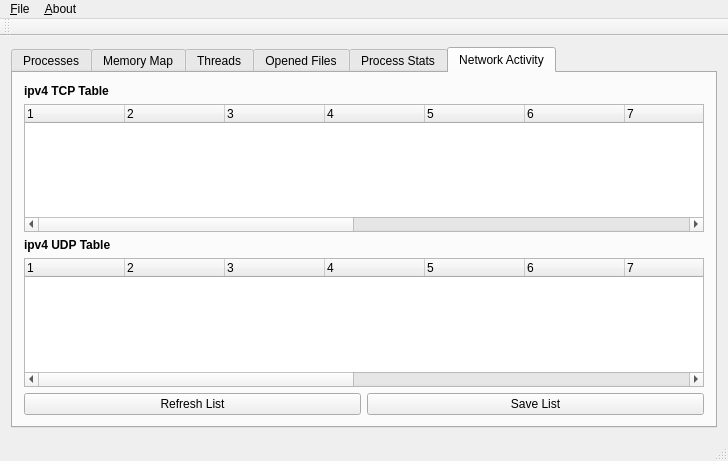
<?xml version="1.0" encoding="UTF-8"?>
<ui version="4.0">
 <class>MainWindow</class>
 <widget class="QMainWindow" name="MainWindow">
  <property name="geometry">
   <rect>
    <x>0</x>
    <y>0</y>
    <width>728</width>
    <height>461</height>
   </rect>
  </property>
  <property name="windowTitle">
   <string>Forseti v. 1.0</string>
  </property>
  <widget class="QWidget" name="centralWidget">
   <layout class="QGridLayout" name="gridLayout_2">
    <item row="0" column="0">
     <widget class="QTabWidget" name="tabWidget">
      <property name="currentIndex">
       <number>5</number>
      </property>
      <widget class="QWidget" name="tab">
       <attribute name="title">
        <string>Processes</string>
       </attribute>
       <layout class="QGridLayout" name="gridLayout">
        <item row="0" column="0" colspan="5">
         <widget class="QTreeWidget" name="treeWidget">
          <property name="columnCount">
           <number>2</number>
          </property>
          <column>
           <property name="text">
            <string notr="true">1</string>
           </property>
          </column>
          <column>
           <property name="text">
            <string notr="true">2</string>
           </property>
          </column>
         </widget>
        </item>
        <item row="1" column="0">
         <widget class="QPushButton" name="dumpButton">
          <property name="text">
           <string>Dump Process</string>
          </property>
         </widget>
        </item>
        <item row="1" column="1">
         <widget class="QPushButton" name="dumpAllButton">
          <property name="text">
           <string>Dump All Processes</string>
          </property>
         </widget>
        </item>
        <item row="1" column="2">
         <widget class="QPushButton" name="saveProcButton">
          <property name="text">
           <string>Save Proc List</string>
          </property>
         </widget>
        </item>
        <item row="1" column="3">
         <widget class="QPushButton" name="scanCryptoButton">
          <property name="text">
           <string>Scan for Crypto</string>
          </property>
         </widget>
        </item>
        <item row="1" column="4">
         <widget class="QPushButton" name="refreshButton">
          <property name="text">
           <string>Refresh</string>
          </property>
         </widget>
        </item>
       </layout>
      </widget>
      <widget class="QWidget" name="tab_2">
       <attribute name="title">
        <string>Memory Map</string>
       </attribute>
       <layout class="QGridLayout" name="gridLayout_3">
        <item row="0" column="0" colspan="2">
         <widget class="QTreeWidget" name="treeWidget_2">
          <property name="columnCount">
           <number>6</number>
          </property>
          <column>
           <property name="text">
            <string notr="true">1</string>
           </property>
          </column>
          <column>
           <property name="text">
            <string notr="true">2</string>
           </property>
          </column>
          <column>
           <property name="text">
            <string notr="true">3</string>
           </property>
          </column>
          <column>
           <property name="text">
            <string notr="true">4</string>
           </property>
          </column>
          <column>
           <property name="text">
            <string notr="true">5</string>
           </property>
          </column>
          <column>
           <property name="text">
            <string notr="true">6</string>
           </property>
          </column>
         </widget>
        </item>
        <item row="1" column="0">
         <widget class="QPushButton" name="dumpRegionButton">
          <property name="text">
           <string>Dump Region</string>
          </property>
         </widget>
        </item>
        <item row="1" column="1">
         <widget class="QPushButton" name="savemapButton">
          <property name="text">
           <string>Save Map</string>
          </property>
         </widget>
        </item>
       </layout>
      </widget>
      <widget class="QWidget" name="tab_4">
       <attribute name="title">
        <string>Threads</string>
       </attribute>
       <layout class="QGridLayout" name="gridLayout_6">
        <item row="0" column="0">
         <widget class="QTreeWidget" name="treeWidget_5">
          <column>
           <property name="text">
            <string notr="true">1</string>
           </property>
          </column>
         </widget>
        </item>
       </layout>
      </widget>
      <widget class="QWidget" name="tab_3">
       <attribute name="title">
        <string>Opened Files</string>
       </attribute>
       <layout class="QGridLayout" name="gridLayout_4">
        <item row="0" column="0" colspan="2">
         <widget class="QTreeWidget" name="treeWidget_3">
          <property name="columnCount">
           <number>2</number>
          </property>
          <column>
           <property name="text">
            <string notr="true">1</string>
           </property>
          </column>
          <column>
           <property name="text">
            <string notr="true">2</string>
           </property>
          </column>
         </widget>
        </item>
        <item row="1" column="0">
         <widget class="QPushButton" name="saveOFilesListButton">
          <property name="text">
           <string>SaveList</string>
          </property>
         </widget>
        </item>
        <item row="1" column="1">
         <widget class="QPushButton" name="refrOFilesButton">
          <property name="text">
           <string>Refresh</string>
          </property>
         </widget>
        </item>
       </layout>
      </widget>
      <widget class="QWidget" name="tab_5">
       <attribute name="title">
        <string>Process Stats</string>
       </attribute>
       <layout class="QGridLayout" name="gridLayout_5">
        <item row="0" column="0" colspan="2">
         <widget class="QTreeWidget" name="treeWidget_4">
          <property name="columnCount">
           <number>2</number>
          </property>
          <column>
           <property name="text">
            <string notr="true">1</string>
           </property>
          </column>
          <column>
           <property name="text">
            <string notr="true">2</string>
           </property>
          </column>
         </widget>
        </item>
        <item row="1" column="0">
         <widget class="QPushButton" name="refrStatsButton">
          <property name="text">
           <string>Refresh</string>
          </property>
         </widget>
        </item>
        <item row="1" column="1">
         <widget class="QPushButton" name="saveStatsButton">
          <property name="text">
           <string>Save Stats</string>
          </property>
         </widget>
        </item>
       </layout>
      </widget>
      <widget class="QWidget" name="tab_6">
       <attribute name="title">
        <string>Network Activity</string>
       </attribute>
       <layout class="QGridLayout" name="gridLayout_7">
        <item row="0" column="0">
         <widget class="QLabel" name="label_2">
          <property name="font">
           <font>
            <weight>75</weight>
            <bold>true</bold>
           </font>
          </property>
          <property name="text">
           <string>ipv4 TCP Table</string>
          </property>
         </widget>
        </item>
        <item row="1" column="0" colspan="2">
         <widget class="QTreeWidget" name="treeWidget_6">
          <property name="columnCount">
           <number>14</number>
          </property>
          <column>
           <property name="text">
            <string notr="true">1</string>
           </property>
          </column>
          <column>
           <property name="text">
            <string notr="true">2</string>
           </property>
          </column>
          <column>
           <property name="text">
            <string notr="true">3</string>
           </property>
          </column>
          <column>
           <property name="text">
            <string notr="true">4</string>
           </property>
          </column>
          <column>
           <property name="text">
            <string notr="true">5</string>
           </property>
          </column>
          <column>
           <property name="text">
            <string notr="true">6</string>
           </property>
          </column>
          <column>
           <property name="text">
            <string notr="true">7</string>
           </property>
          </column>
          <column>
           <property name="text">
            <string notr="true">8</string>
           </property>
          </column>
          <column>
           <property name="text">
            <string notr="true">9</string>
           </property>
          </column>
          <column>
           <property name="text">
            <string notr="true">10</string>
           </property>
          </column>
          <column>
           <property name="text">
            <string notr="true">11</string>
           </property>
          </column>
          <column>
           <property name="text">
            <string notr="true">12</string>
           </property>
          </column>
          <column>
           <property name="text">
            <string notr="true">13</string>
           </property>
          </column>
          <column>
           <property name="text">
            <string notr="true">14</string>
           </property>
          </column>
         </widget>
        </item>
        <item row="2" column="0">
         <widget class="QLabel" name="label">
          <property name="font">
           <font>
            <weight>75</weight>
            <bold>true</bold>
           </font>
          </property>
          <property name="text">
           <string>ipv4 UDP Table</string>
          </property>
         </widget>
        </item>
        <item row="3" column="0" colspan="2">
         <widget class="QTreeWidget" name="treeWidget_7">
          <property name="columnCount">
           <number>14</number>
          </property>
          <column>
           <property name="text">
            <string notr="true">1</string>
           </property>
          </column>
          <column>
           <property name="text">
            <string notr="true">2</string>
           </property>
          </column>
          <column>
           <property name="text">
            <string notr="true">3</string>
           </property>
          </column>
          <column>
           <property name="text">
            <string notr="true">4</string>
           </property>
          </column>
          <column>
           <property name="text">
            <string notr="true">5</string>
           </property>
          </column>
          <column>
           <property name="text">
            <string notr="true">6</string>
           </property>
          </column>
          <column>
           <property name="text">
            <string notr="true">7</string>
           </property>
          </column>
          <column>
           <property name="text">
            <string notr="true">8</string>
           </property>
          </column>
          <column>
           <property name="text">
            <string notr="true">9</string>
           </property>
          </column>
          <column>
           <property name="text">
            <string notr="true">10</string>
           </property>
          </column>
          <column>
           <property name="text">
            <string notr="true">11</string>
           </property>
          </column>
          <column>
           <property name="text">
            <string notr="true">12</string>
           </property>
          </column>
          <column>
           <property name="text">
            <string notr="true">13</string>
           </property>
          </column>
          <column>
           <property name="text">
            <string notr="true">14</string>
           </property>
          </column>
         </widget>
        </item>
        <item row="4" column="0">
         <widget class="QPushButton" name="rfrshNetButton">
          <property name="text">
           <string>Refresh List</string>
          </property>
         </widget>
        </item>
        <item row="4" column="1">
         <widget class="QPushButton" name="saveNtwButton">
          <property name="text">
           <string>Save List</string>
          </property>
         </widget>
        </item>
       </layout>
      </widget>
     </widget>
    </item>
   </layout>
  </widget>
  <widget class="QMenuBar" name="menuBar">
   <property name="geometry">
    <rect>
     <x>0</x>
     <y>0</y>
     <width>728</width>
     <height>25</height>
    </rect>
   </property>
   <widget class="QMenu" name="menu_File">
    <property name="title">
     <string>&amp;File</string>
    </property>
    <addaction name="separator"/>
    <addaction name="action_Open"/>
   </widget>
   <widget class="QMenu" name="menu_About">
    <property name="title">
     <string>&amp;About</string>
    </property>
    <addaction name="action_Version"/>
    <addaction name="action_Qt"/>
   </widget>
   <addaction name="menu_File"/>
   <addaction name="menu_About"/>
  </widget>
  <widget class="QToolBar" name="mainToolBar">
   <attribute name="toolBarArea">
    <enum>TopToolBarArea</enum>
   </attribute>
   <attribute name="toolBarBreak">
    <bool>false</bool>
   </attribute>
  </widget>
  <widget class="QStatusBar" name="statusBar"/>
  <action name="action_Open">
   <property name="text">
    <string>&amp;Open</string>
   </property>
  </action>
  <action name="action_Version">
   <property name="text">
    <string>&amp;Version</string>
   </property>
  </action>
  <action name="action_Qt">
   <property name="text">
    <string>&amp;About Qt</string>
   </property>
  </action>
 </widget>
 <layoutdefault spacing="6" margin="11"/>
 <resources/>
 <connections/>
</ui>
